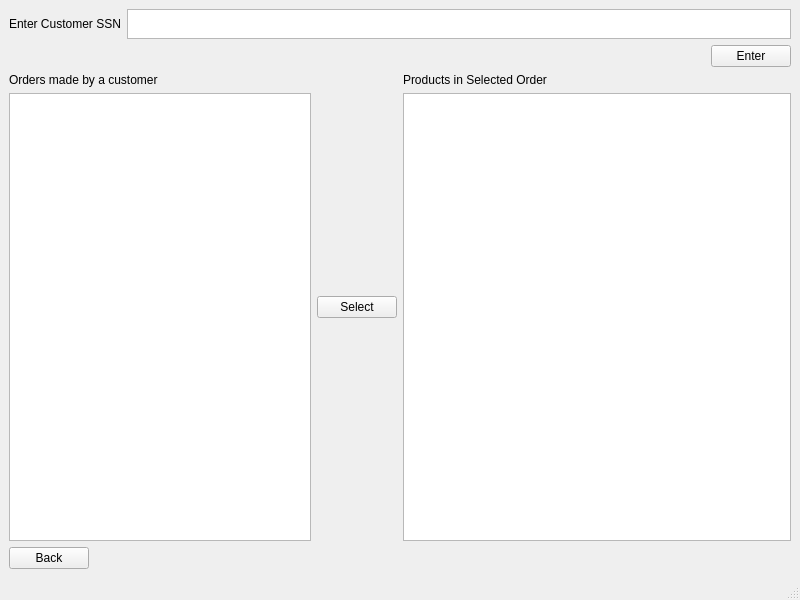
<?xml version="1.0" encoding="UTF-8"?>
<ui version="4.0">
 <class>ViewCustOrder</class>
 <widget class="QMainWindow" name="ViewCustOrder">
  <property name="geometry">
   <rect>
    <x>0</x>
    <y>0</y>
    <width>800</width>
    <height>600</height>
   </rect>
  </property>
  <property name="windowTitle">
   <string>MainWindow</string>
  </property>
  <widget class="QWidget" name="centralwidget">
   <layout class="QVBoxLayout" name="verticalLayout_3">
    <item>
     <layout class="QHBoxLayout" name="horizontalLayout">
      <item>
       <widget class="QLabel" name="label">
        <property name="text">
         <string>Enter Customer SSN</string>
        </property>
       </widget>
      </item>
      <item>
       <widget class="QTextEdit" name="SSN_textedit">
        <property name="maximumSize">
         <size>
          <width>16777215</width>
          <height>30</height>
         </size>
        </property>
       </widget>
      </item>
     </layout>
    </item>
    <item alignment="Qt::AlignRight">
     <widget class="QPushButton" name="Enter_SSN_btn">
      <property name="text">
       <string>Enter</string>
      </property>
     </widget>
    </item>
    <item>
     <layout class="QHBoxLayout" name="horizontalLayout_3">
      <item>
       <layout class="QHBoxLayout" name="horizontalLayout_2">
        <item>
         <layout class="QVBoxLayout" name="verticalLayout">
          <item>
           <widget class="QLabel" name="label_2">
            <property name="text">
             <string>Orders made by a customer</string>
            </property>
           </widget>
          </item>
          <item>
           <widget class="QListWidget" name="Orders_listWidget"/>
          </item>
         </layout>
        </item>
        <item>
         <widget class="QPushButton" name="Select_Order_btn">
          <property name="text">
           <string>Select</string>
          </property>
         </widget>
        </item>
       </layout>
      </item>
      <item>
       <layout class="QVBoxLayout" name="verticalLayout_2">
        <item>
         <widget class="QLabel" name="label_3">
          <property name="text">
           <string>Products in Selected Order</string>
          </property>
         </widget>
        </item>
        <item>
         <widget class="QListWidget" name="OrderProducts_listWidget"/>
        </item>
       </layout>
      </item>
     </layout>
    </item>
    <item alignment="Qt::AlignLeft">
     <widget class="QPushButton" name="back_btn">
      <property name="text">
       <string>Back</string>
      </property>
     </widget>
    </item>
   </layout>
  </widget>
  <widget class="QStatusBar" name="statusbar"/>
 </widget>
 <resources/>
 <connections/>
</ui>
